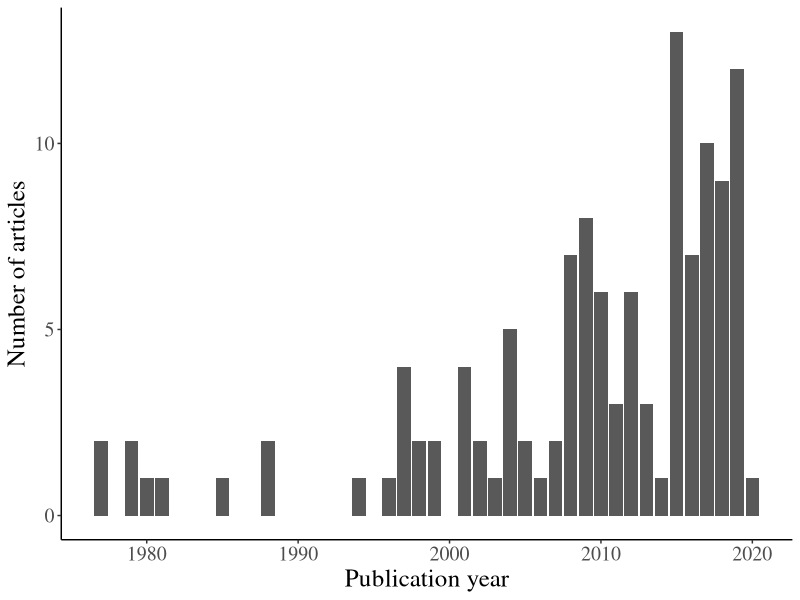
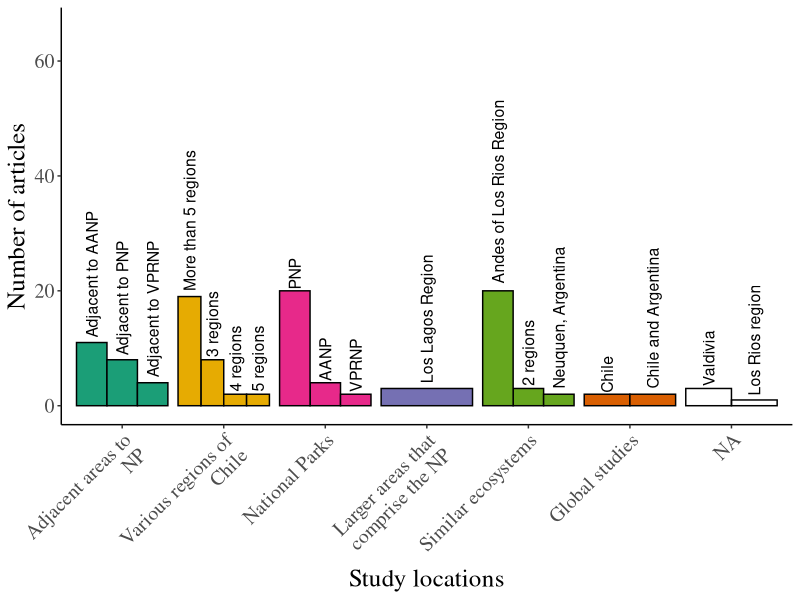
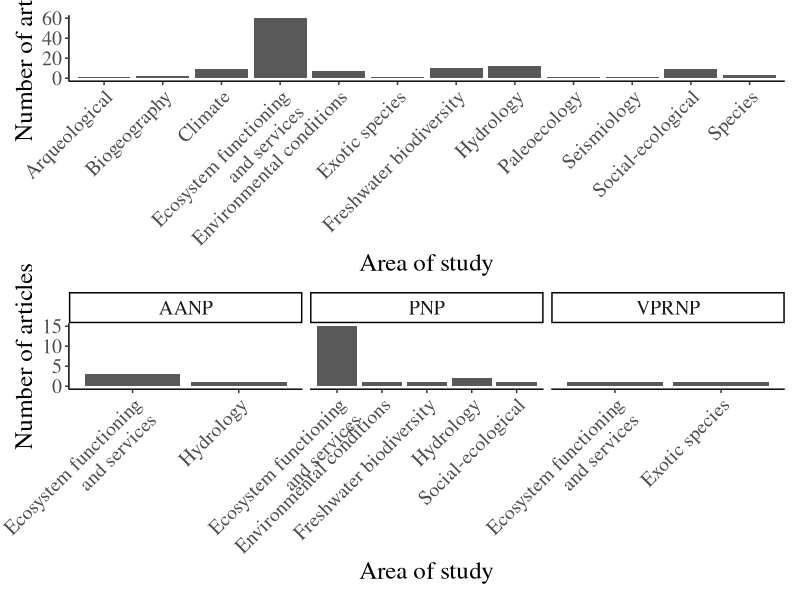
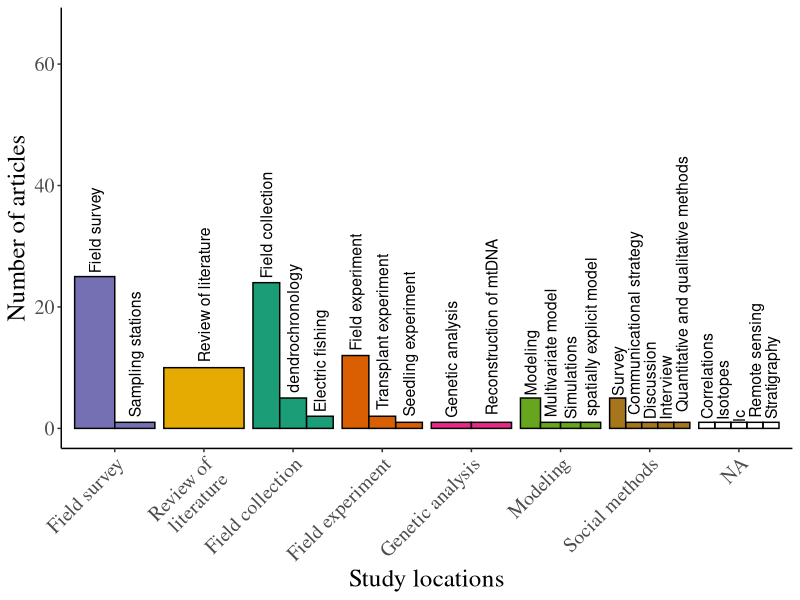
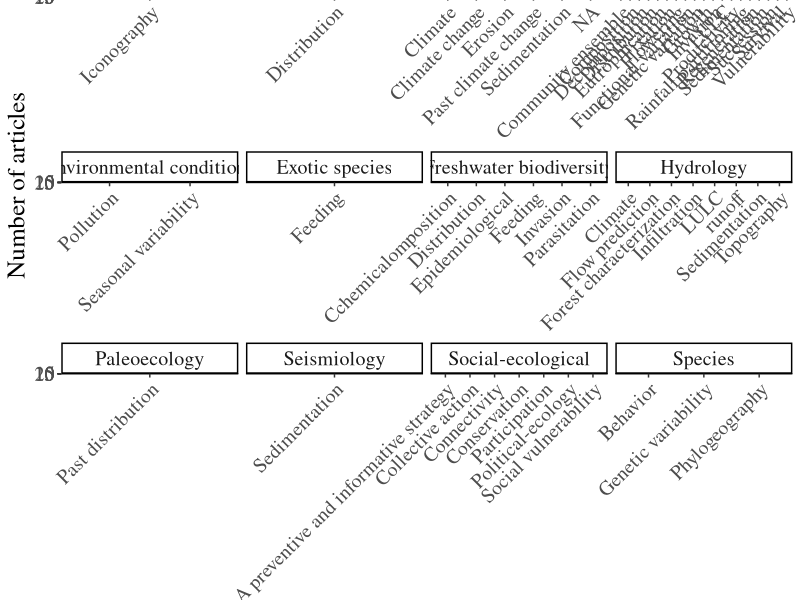
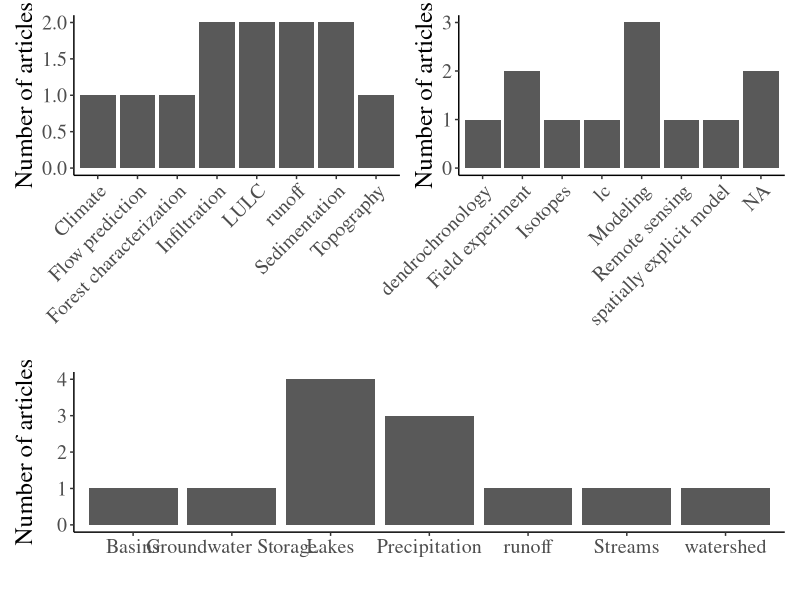
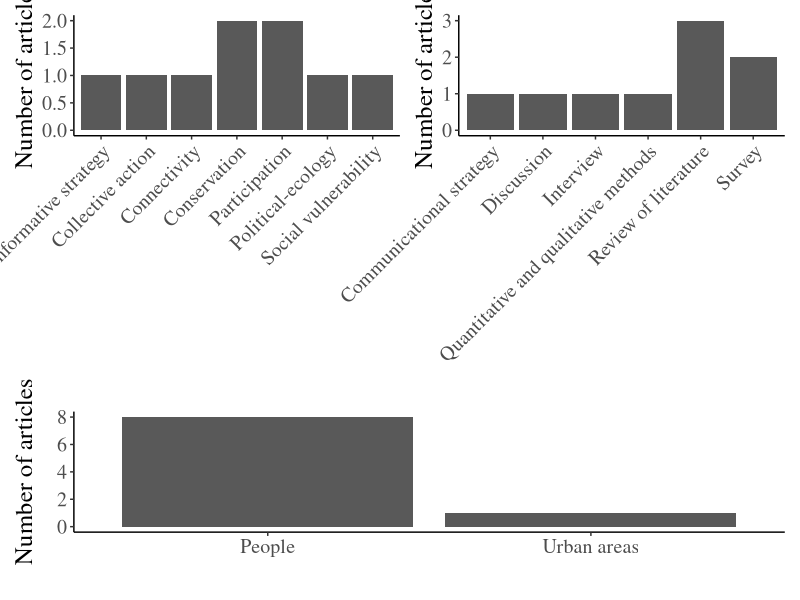
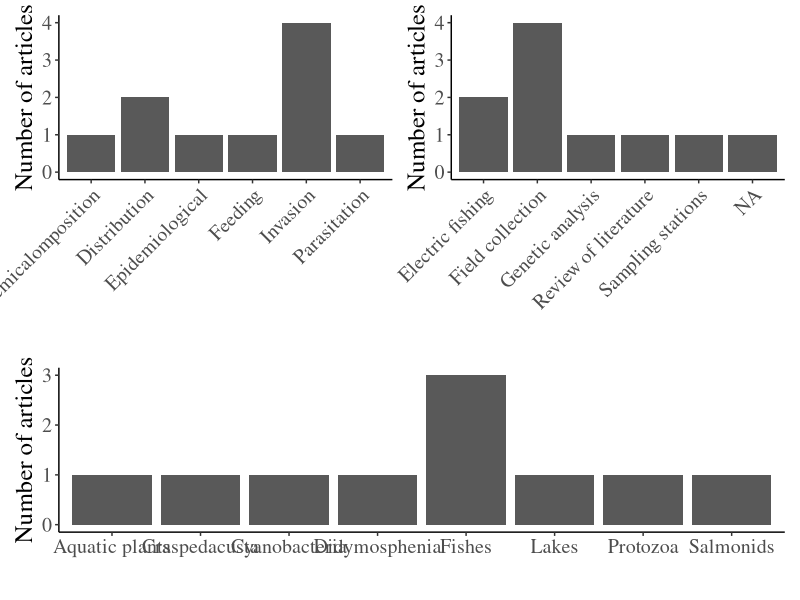

These charts were generated, in order, by the following R code:
## ---- chunk 1
knitr::opts_chunk$set(echo = FALSE)
library(tidyverse)
library(patchwork)
library(ggplot2)
## ---- chunk 2
DF <- read_csv("WebScience_Ref.csv")
## ---- chunk 3
Pub_year <-ggplot(DF) + geom_bar(aes(x = `Publication Year`))+  labs(y="Number of articles", x="Publication year")  + theme_classic()+   theme(text=element_text(size=18,  family="Times"))
Pub_year
## ---- chunk 4
DF_Location <- DF %>%  group_by(`Study location`) %>% summarise(n = n()) %>% ungroup() %>% dplyr::filter(!is.na(`Study location`)) %>% 
  mutate(`Study location`=fct_reorder(`Study location`, -n))

DF_Location2 <- DF_Location %>% 
  mutate(`Study zone`= case_when(`Study location` %in% c("3 regions", "4 regions", "5 regions", "More than 5 regions")~"Various regions of Chile",  `Study location` %in% c("PNP", "AANP", "VPRNP")~"National Parks", `Study location` %in% c("Adjacent to PNP", "Adjacent to AANP", "Adjacent to VPRNP")~"Adjacent areas to NP", `Study location` %in% c("2 regions", "Andes of Los Rios Region", "Neuquen, Argentina", "Argentinian andes")~"Similar ecosystems", `Study location` %in% c("Los Lagos Region")~"Larger areas that comprise the NP", `Study location` %in% c("Chile", "Chile and Argentina")~"Global studies")) %>%
  mutate(`Study zone`= str_wrap(`Study zone`, 18))
                                
Location2 <-ggplot(DF_Location2, aes(x = fct_reorder(`Study zone`,n, .desc=TRUE), y = n, group = `Study location`)) + geom_col(aes(fill=`Study zone`), position="dodge", color="black") + geom_text(aes(label = `Study location`), size=4, position=position_dodge(0.9), angle=90,vjust=0.5, hjust=-0.04 ) + labs(y="Number of articles", x="Study locations")  + theme_classic()+ ylim(c(0,66))+theme(legend.position = "none")+ scale_fill_brewer(palette = "Dark2") + theme(text=element_text(size=18,  family="Times"), axis.text.x = element_text(angle = 45, vjust = 1, hjust=1))
Location2
## ---- chunk 5
DF_Area <- DF %>%  group_by(`Area of study`, `Study location`) %>% summarise(n = n()) %>% ungroup() %>%
  mutate(`Area of study`= str_wrap(`Area of study`, 24)) %>% dplyr::filter(!is.na(`Area of study`))

p1 <-ggplot(DF_Area) + geom_col(aes(x = `Area of study`, y=n)) +labs(y="Number of articles", x="Area of study")  + theme_classic()+   theme(text=element_text(size=18,  family="Times"))+ theme(axis.text.x = element_text(angle = 45, vjust = 1, hjust=1)) 

DF_Area2 <- DF_Area %>% dplyr::filter(`Study location` %in% c("PNP", "VPRNP", "AANP"))
p2 <- ggplot(DF_Area2) + geom_col(aes(x = `Area of study`, y=n)) +labs(y="Number of articles", x="Area of study")  + theme_classic()+   theme(text=element_text(size=18,  family="Times"))+ theme(axis.text.x = element_text(angle = 45, vjust = 1, hjust=1)) + facet_wrap(~`Study location`, scales="free_x")

p1/p2
## ---- chunk 6
DF_Methodology <- DF %>%  group_by(Methodology) %>% summarise(n = n()) %>% ungroup() %>% dplyr::filter(!is.na(Methodology)) %>% mutate(Methodology=fct_reorder(Methodology, -n))

DF_Methodology <- DF_Methodology %>% 
  mutate(General_methods= case_when(
    Methodology %in% c("Field collection", "dendrochronology", "Electric fishing")~"Field collection",  
    Methodology %in% c("Field survey", "Sampling stations")~"Field survey", 
    Methodology %in% c("Field experiment", "Transplant experiment", "Seedling experiment")~"Field experiment", 
    Methodology %in% c("Communicational strategy", "Discussion", "Quantitative and qualitative methods", "Survey", "Interview")~"Social methods", 
    Methodology %in% c("Modeling", "Simulations", "spatially explicit model", "Multivariate model")~"Modeling", 
    Methodology %in% c("Chile", "Chile and Argentina")~"Global studies",
    Methodology %in% c("Genetic analysis", "Reconstruction of mtDNA")~"Genetic analysis",
    Methodology %in% c("Review of literature")~"Review of literature")) %>%
  mutate(General_methods= str_wrap(General_methods, 18))


p1 <-ggplot(DF_Methodology, aes(x = fct_reorder(General_methods, n, .desc=TRUE), y = n, group = Methodology)) + geom_col(aes(fill=General_methods), position="dodge", color="black") + geom_text(aes(label =Methodology), size=4, position=position_dodge(0.9), angle=90,vjust=0.5, hjust=-0.04 ) + labs(y="Number of articles", x="Study locations")  + theme_classic()+ ylim(c(0,66))+theme(legend.position = "none")+ scale_fill_brewer(palette = "Dark2") + theme(text=element_text(size=18,  family="Times"), axis.text.x = element_text(angle = 45, vjust = 1, hjust=1))
p1


## ---- chunk 7
DF_Process <- DF %>%  group_by(`Area of study`, Process, Methodology, `Study object`) %>% summarise(n = n()) %>% ungroup() %>% 
  dplyr::filter(!is.na(`Area of study`))
#%>% mutate(`Area of study`= str_wrap(`Area of study`, 24)) %>% 

plot_process <-ggplot(DF_Process) + geom_col(aes(x = Process, y=n)) +labs(y="Number of articles", x="Processes studied")  + theme_classic()+   theme(text=element_text(size=18,  family="Times"))+ theme(axis.text.x = element_text(angle = 45, vjust = 1, hjust=1)) + facet_wrap(~`Area of study`, scales="free_x")
plot_process
## ---- chunk 8
DF_object <- DF %>%  group_by(`Study object`) %>% summarise(n = n()) %>% ungroup() %>% dplyr::filter(!is.na(`Study object`)) %>% mutate(`Study object`=fct_reorder(`Study object`, -n))

DF_object <- DF_object %>% 
  mutate(General_object= case_when(
    `Study object` %in% c("People", "Urban areas")~"Social",  
    `Study object` %in% c("Aegorhinus", "Austrocedrus", "Bird species","Chusquea", "Didymosphenia", "Dromiciops", "F. cupressoides", "Lichen", "Nothofagus", "Fishes",  "Salmonids", "Liolaemus", "Wild boar")~"Species", 
    `Study object` %in% c("Lakes", "Groundwater Storage", "runoff", "Soil", "watershed")~"Geographic elements", 
    `Study object` %in% c("Native forest")~"Ecosystem",
    `Study object` %in% c("Precipitation", "Rock art", "Fires","Particulate matter" )~"a",
    `Study object` %in% c("Aquatic plants" )~"Group of plants",
    `Study object` %in% c("Crustacean", "Evergreen trees")~"b")) %>%
  mutate(General_object= str_wrap(General_object, 18))


#p1 <-ggplot(DF_object, aes(x = fct_reorder(General_object, n, .desc=TRUE), y = n, group = `Study object`)) + geom_col(aes(fill=General_object), position="dodge", color="black") + geom_text(aes(label =`Study object`), size=4, position=position_dodge(0.9), angle=90,vjust=0.5, hjust=-0.04 ) + labs(y="Number of articles", x="Study locations")  + theme_classic()+ ylim(c(0,66))+theme(legend.position = "none")+ scale_fill_brewer(palette = "Dark2") + theme(text=element_text(size=18,  family="Times"), axis.text.x = element_text(angle = 45, vjust = 1, hjust=1))

#p1


## ---- chunk 9
DF_Hydro <- DF %>%  group_by(`Area of study`, Process, Methodology, `Study object`) %>% summarise(n = n()) %>% ungroup() %>%
  dplyr::filter(`Area of study`== "Hydrology")
#%>% mutate(`Area of study`= str_wrap(`Area of study`, 24)) %>% dplyr::filter(!is.na(`Area of study`))

Hydro1 <- ggplot(DF_Hydro) + geom_col(aes(x = Process, y=n)) +labs(y="Number of articles", x=" ")  + theme_classic()+   theme(text=element_text(size=18,  family="Times"))+ theme(axis.text.x = element_text(angle = 45, vjust = 1, hjust=1)) 
Hydro2 <- ggplot(DF_Hydro) + geom_col(aes(x = Methodology, y=n)) +labs(y="Number of articles", x=" ")  + theme_classic()+   theme(text=element_text(size=18,  family="Times"))+ theme(axis.text.x = element_text(angle = 45, vjust = 1, hjust=1)) 
Hydro3 <- ggplot(DF_Hydro) + geom_col(aes(x = `Study object`, y=n)) +labs(y="Number of articles", x=" ")  + theme_classic()+   theme(text=element_text(size=18,  family="Times"))+ theme(axis.text.x = element_text(angle = 0, vjust = 1, hjust=0.5)) 
(Hydro1 + Hydro2)/Hydro3
## ---- chunk 10
DF_Ecosys <- DF %>%  group_by(`Area of study`, Process, Methodology, `Study object`) %>% summarise(n = n()) %>% ungroup() %>%
  dplyr::filter(`Area of study`== "Ecosystem functioning and services")
#%>% mutate(`Area of study`= str_wrap(`Area of study`, 24)) %>% dplyr::filter(!is.na(`Area of study`))

Ecosys1 <- ggplot(DF_Ecosys) + geom_col(aes(x = Process, y=n)) +labs(y="Number of articles", x=" ")  + theme_classic()+   theme(text=element_text(size=18,  family="Times"))+ theme(axis.text.x = element_text(angle = 45, vjust = 1, hjust=1)) 
Ecosys2 <- ggplot(DF_Ecosys) + geom_col(aes(x = Methodology, y=n)) +labs(y="Number of articles", x=" ")  + theme_classic()+   theme(text=element_text(size=18,  family="Times"))+ theme(axis.text.x = element_text(angle = 45, vjust = 1, hjust=1)) 
Ecosys3 <- ggplot(DF_Ecosys) + geom_col(aes(x = `Study object`, y=n)) +labs(y="Number of articles", x=" ")  + theme_classic()+   theme(text=element_text(size=18,  family="Times"))+ theme(axis.text.x = element_text(angle = 0, vjust = 1, hjust=0.5)) 
#(Ecosys1 + Ecosys2)/Ecosys3
## ---- chunk 11
DF_Social <- DF %>%  group_by(`Area of study`, Process, Methodology, `Study object`) %>% summarise(n = n()) %>% ungroup() %>%
  dplyr::filter(`Area of study`== "Social-ecological")
#%>% mutate(`Area of study`= str_wrap(`Area of study`, 24)) %>% dplyr::filter(!is.na(`Area of study`))

Social1 <- ggplot(DF_Social) + geom_col(aes(x = Process, y=n)) +labs(y="Number of articles", x=" ")  + theme_classic()+   theme(text=element_text(size=18,  family="Times"))+ theme(axis.text.x = element_text(angle = 45, vjust = 1, hjust=1)) 
Social2 <- ggplot(DF_Social) + geom_col(aes(x = Methodology, y=n)) +labs(y="Number of articles", x=" ")  + theme_classic()+   theme(text=element_text(size=18,  family="Times"))+ theme(axis.text.x = element_text(angle = 45, vjust = 1, hjust=1)) 
Social3 <- ggplot(DF_Social) + geom_col(aes(x = `Study object`, y=n)) +labs(y="Number of articles", x=" ")  + theme_classic()+   theme(text=element_text(size=18,  family="Times"))+ theme(axis.text.x = element_text(angle = 0, vjust = 1, hjust=0.5)) 
(Social1 + Social2)/Social3
## ---- chunk 12
DF_Fresh <- DF %>%  group_by(`Area of study`, Process, Methodology, `Study object`) %>% summarise(n = n()) %>% ungroup() %>%
  dplyr::filter(`Area of study`== "Freshwater biodiversity")
#%>% mutate(`Area of study`= str_wrap(`Area of study`, 24)) %>% dplyr::filter(!is.na(`Area of study`))

Fresh1 <- ggplot(DF_Fresh) + geom_col(aes(x = Process, y=n)) +labs(y="Number of articles", x=" ")  + theme_classic()+   theme(text=element_text(size=18,  family="Times"))+ theme(axis.text.x = element_text(angle = 45, vjust = 1, hjust=1)) 
Fresh2 <- ggplot(DF_Fresh) + geom_col(aes(x = Methodology, y=n)) +labs(y="Number of articles", x=" ")  + theme_classic()+   theme(text=element_text(size=18,  family="Times"))+ theme(axis.text.x = element_text(angle = 45, vjust = 1, hjust=1)) 
Fresh3 <- ggplot(DF_Fresh) + geom_col(aes(x = `Study object`, y=n)) +labs(y="Number of articles", x=" ")  + theme_classic()+   theme(text=element_text(size=18,  family="Times"))+ theme(axis.text.x = element_text(angle = 0, vjust = 1, hjust=0.5)) 
(Fresh1 + Fresh2)/Fresh3
